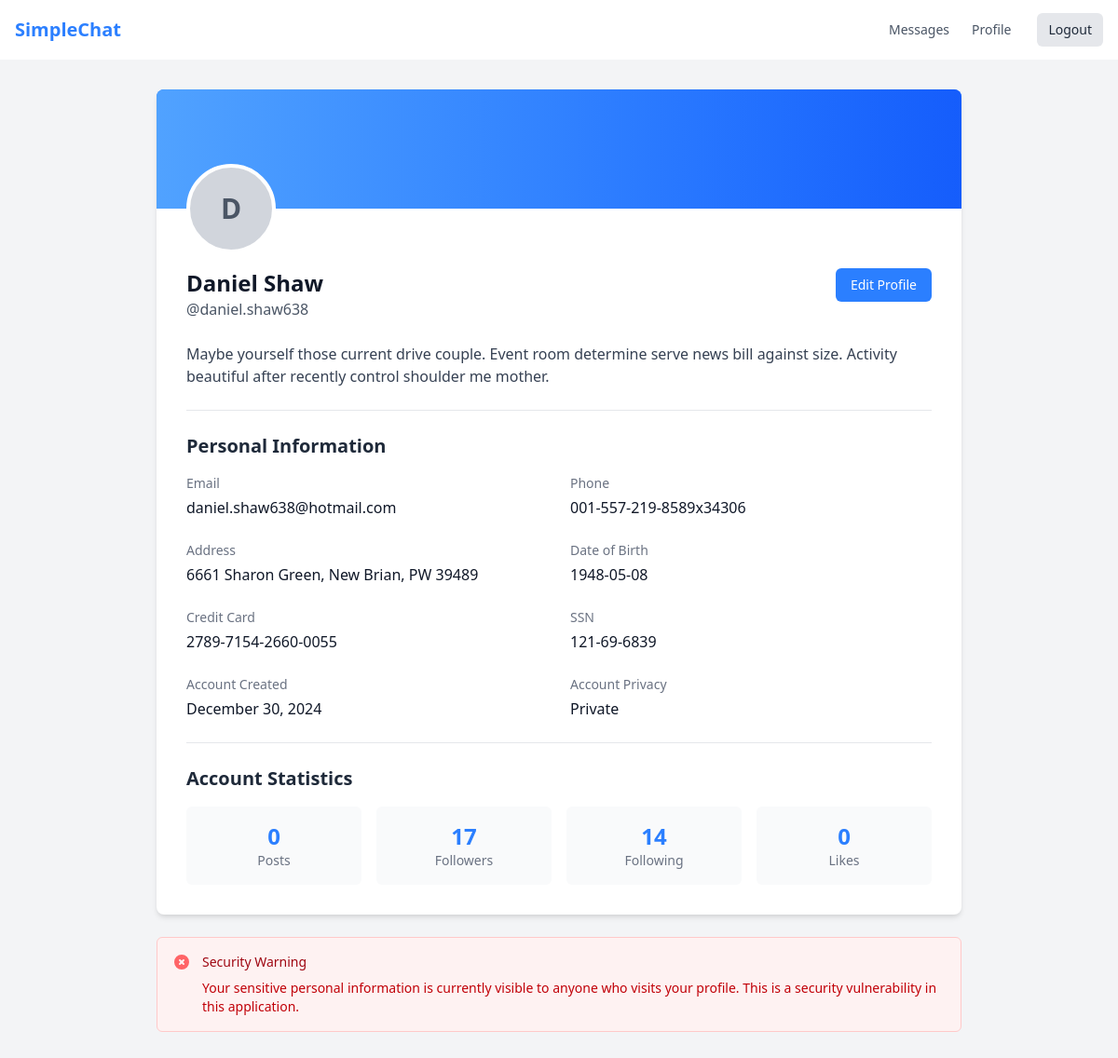
Page /profile/daniel.shaw638 (signed in) on the committed database.
### app/app.py (models this page shows, shortened)
class User(db.Model):
    id = db.Column(db.Integer, primary_key=True)
    username = db.Column(db.String(80), unique=True, nullable=False)
    password = db.Column(db.String(80), nullable=False)  # Vulnerable: Plaintext password
    email = db.Column(db.String(120), nullable=False)
    full_name = db.Column(db.String(120), nullable=False)
    address = db.Column(db.String(200), nullable=False)
    phone = db.Column(db.String(20), nullable=False)
    credit_card = db.Column(db.String(19), nullable=False)  # Format: XXXX-XXXX-XXXX-XXXX
    ssn = db.Column(db.String(11), nullable=False)  # Format: XXX-XX-XXXX
    date_of_birth = db.Column(db.String(10), nullable=False)  # Format: YYYY-MM-DD
    bio = db.Column(db.String(500), nullable=True)
    profile_picture = db.Column(db.String(200), nullable=True, default='default_avatar.jpg')
    cover_photo = db.Column(db.String(200), nullable=True, default='default_cover.jpg')
    join_date = db.Column(db.DateTime, default=datetime.utcnow)
    is_private = db.Column(db.Boolean, default=False)
    posts = db.relationship('Post', backref='author', lazy='dynamic', cascade='all, delete-orphan')
    comments = db.relationship('Comment', backref='author', lazy='dynamic', cascade='all, delete-orphan')
    likes = db.relationship('Like', backref='user', lazy='dynamic', cascade='all, delete-orphan')
    sent_messages = db.relationship('Message',
                                   foreign_keys='Message.sender_id',
                                   backref='sender',
                                   lazy='dynamic',
                                   cascade='all, delete-orphan')
    received_messages = db.relationship('Message',
                                       foreign_keys='Message.recipient_id',
                                       backref='recipient',
                                       lazy='dynamic',
                                       cascade='all, delete-orphan')
    notifications = db.relationship('Notification', backref='user', lazy='dynamic', cascade='all, delete-orphan')
    followed = db.relationship(
        'User', secondary=followers,
        primaryjoin=(followers.c.follower_id == id),
        secondaryjoin=(followers.c.followed_id == id),
        backref=db.backref('followers', lazy='dynamic'),
        lazy='dynamic'
    )

### app/app.py (the view)
@app.route('/profile/<username>')
def view_profile(username):
    current_user = get_current_user()
    if not current_user:
        return redirect('/login')
    profile_user = User.query.filter_by(username=username).first_or_404()
    return render_template('profile.html', current_user=profile_user)

### app/app.py (called while the page is built)
@app.after_request
def add_insecure_headers(response):
    response.headers['X-Powered-By'] = 'Flask'  # Expose server technology
    response.headers['X-Content-Type-Options'] = 'nosniff'  # Disable MIME type sniffing
    response.headers['X-Frame-Options'] = 'ALLOW-FROM http://example.com'  # Allow framing from any site
    response.headers['Content-Security-Policy'] = "default-src 'self'; script-src 'unsafe-inline' 'unsafe-eval' *; style-src 'unsafe-inline' 'self' https://cdnjs.cloudflare.com https://fonts.googleapis.com; font-src 'self' https://fonts.gstatic.com; img-src * data:;"
    return response

def is_logged_in():
    return 'username' in session

def get_current_user():
    if not is_logged_in():
        return None
    return User.query.filter_by(username=session['username']).first()

### templates/profile.html (shortened to what this page needs)
{% extends "base.html" %} {% block title %}Profile - SimpleChat{% endblock %} {%
block content %}
<div class="min-h-screen bg-gray-100 py-8">
  <div class="max-w-4xl mx-auto px-4 sm:px-6 lg:px-8">
    <div class="bg-white shadow-md rounded-lg overflow-hidden">
      <div class="bg-blue-500 h-32 relative">
        <div
          class="absolute inset-0 bg-gradient-to-r from-blue-400 to-blue-600"
        ></div>
        <div class="absolute -bottom-12 left-8">
          <div
            class="w-24 h-24 rounded-full bg-gray-300 border-4 border-white flex items-center justify-center text-gray-600 text-3xl font-bold"
          >
            {{ current_user.username[0].upper() }}
          </div>
        </div>
      </div>
      <div class="pt-16 px-8 pb-8">
        <div class="flex justify-between items-start mb-6">
          <div>
            <h1 class="text-2xl font-bold text-gray-900">
              {{ current_user.full_name }}
            </h1>
            <p class="text-gray-600">@{{ current_user.username }}</p>
          </div>
          <button
            class="bg-blue-500 hover:bg-blue-600 text-white px-4 py-2 rounded-md text-sm font-medium transition duration-150 ease-in-out"
          >
            Edit Profile
          </button>
        </div>
        <div class="mb-6">
          <p class="text-gray-700">
            {{ current_user.bio or "No bio provided" }}
          </p>
        </div>
        <div class="border-t border-gray-200 pt-6">
          <h2 class="text-xl font-semibold text-gray-800 mb-4">
            Personal Information
          </h2>
          <div class="grid grid-cols-1 md:grid-cols-2 gap-6">
            <div>
              <h3 class="text-sm font-medium text-gray-500">Email</h3>
              <p class="mt-1 text-gray-900">{{ current_user.email }}</p>
            </div>
            <div>
              <h3 class="text-sm font-medium text-gray-500">Phone</h3>
              <p class="mt-1 text-gray-900">{{ current_user.phone }}</p>
            </div>
            <div>
              <h3 class="text-sm font-medium text-gray-500">Address</h3>
              <p class="mt-1 text-gray-900">{{ current_user.address }}</p>
            </div>
            <div>
              <h3 class="text-sm font-medium text-gray-500">Date of Birth</h3>
              <p class="mt-1 text-gray-900">{{ current_user.date_of_birth }}</p>
            </div>
            <div>
              <h3 class="text-sm font-medium text-gray-500">Credit Card</h3>
              <p class="mt-1 text-gray-900">{{ current_user.credit_card }}</p>
            </div>
            <div>
              <h3 class="text-sm font-medium text-gray-500">SSN</h3>
              <p class="mt-1 text-gray-900">{{ current_user.ssn }}</p>
            </div>
            <div>
              <h3 class="text-sm font-medium text-gray-500">Account Created</h3>
              <p class="mt-1 text-gray-900">
                {{ current_user.join_date.strftime('%B %d, %Y') }}
              </p>
            </div>
            <div>
              <h3 class="text-sm font-medium text-gray-500">Account Privacy</h3>
              <p class="mt-1 text-gray-900">
                {{ "Private" if current_user.is_private else "Public" }}
              </p>
            </div>
          </div>
        </div>
        <div class="border-t border-gray-200 pt-6 mt-6">
          <h2 class="text-xl font-semibold text-gray-800 mb-4">
            Account Statistics
          </h2>
          <div class="grid grid-cols-2 md:grid-cols-4 gap-4 text-center">
            <div class="bg-gray-50 p-4 rounded-md">
              <p class="text-2xl font-bold text-blue-500">
                {{ current_user.posts.count() }}
              </p>
              <p class="text-sm text-gray-500">Posts</p>
            </div>
            <div class="bg-gray-50 p-4 rounded-md">
              <p class="text-2xl font-bold text-blue-500">
                {{ current_user.followers.count() }}
              </p>
              <p class="text-sm text-gray-500">Followers</p>
            </div>
            <div class="bg-gray-50 p-4 rounded-md">
              <p class="text-2xl font-bold text-blue-500">
                {{ current_user.followed.count() }}
              </p>
              <p class="text-sm text-gray-500">Following</p>
            </div>
            <div class="bg-gray-50 p-4 rounded-md">
              <p class="text-2xl font-bold text-blue-500">
                {{ current_user.likes.count() }}
              </p>
              <p class="text-sm text-gray-500">Likes</p>
            </div>
          </div>
        </div>
      </div>
    </div>
    <div class="mt-6 bg-red-50 border border-red-200 rounded-md p-4">
      <div class="flex">
        <div class="flex-shrink-0">
        </div>
        <div class="ml-3">
          <h3 class="text-sm font-medium text-red-800">Security Warning</h3>
          <div class="mt-2 text-sm text-red-700">
            <p>
              Your sensitive personal information is currently visible to anyone
              who visits your profile. This is a security vulnerability in this
              application.
            </p>
          </div>
        </div>
      </div>
    </div>
  </div>
</div>
{% endblock %}

### templates/base.html (style rules this page uses)
:root { --color-primary: #3897f0; --color-dark: #262626; --color-light: #fafafa; --color-gray: #8e8e8e; --color-border: #dbdbdb; --color-success: #2ecc71; }
body { font-family: system-ui, -apple-system, BlinkMacSystemFont, "Segoe UI", Roboto, sans-serif; background-color: var(--color-light); margin: 0; padding: 0; }
.bg-white { background-color: white; }
.flex { display: flex; }
.items-center { align-items: center; }
.justify-between { justify-content: space-between; }
.rounded-full { border-radius: 9999px; }
.text-xl { font-size: 1.25rem; }
.font-bold { font-weight: 700; }
.text-sm { font-size: 0.875rem; }
.overflow-hidden { overflow: hidden; }
.relative { position: relative; }
.absolute { position: absolute; }
.mt-2 { margin-top: 0.5rem; }
.rounded-lg { border-radius: 0.5rem; }
.shadow-md { box-shadow: 0 4px 6px -1px rgba(0, 0, 0, 0.1), 0 2px 4px -1px rgba(0, 0, 0, 0.06); }
.px-4 { padding-left: 1rem; padding-right: 1rem; }
.py-2 { padding-top: 0.5rem; padding-bottom: 0.5rem; }

### rows in the picture
User: username "D", full_name "Daniel Shaw", username "daniel.shaw638", bio "Maybe yourself those current drive couple. Event room determine serve news bill against size. Activity beautiful after recently control shoulder me mother.", email "daniel.shaw638@hotmail.com", phone "001-557-219-8589x34306", address "6661 Sharon Green, New Brian, PW 39489", date_of_birth "1948-05-08", credit_card "2789-7154-2660-0055", ssn "121-69-6839", join_date "December 30, 2024", is_private "Private"

### other values in the picture
{{ current_user.posts.count() }} "0"
{{ current_user.followers.count() }} "17"
{{ current_user.followed.count() }} "14"
{{ current_user.likes.count() }} "0"
